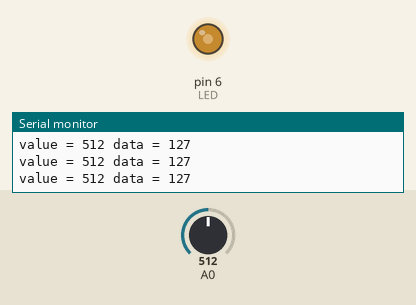
Simulated run of this sketch. Board: Arduino Uno, built with avr-gcc and run on an emulated ATmega328P. Shown: output pins drawn as LEDs (lit = HIGH), the last lines printed to the serial monitor. The test bench sets the inputs (shaded band); at power-on: A0 = 512.

Above: at 1.2 s.
1.3 s: A0 set to 716
At 2.5 s:
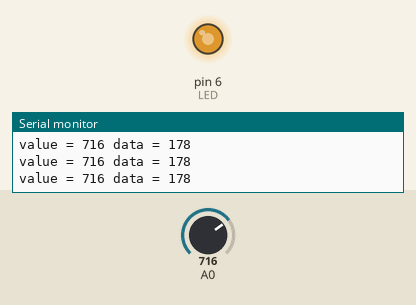
2.8 s: A0 set to 900
At 4.0 s:
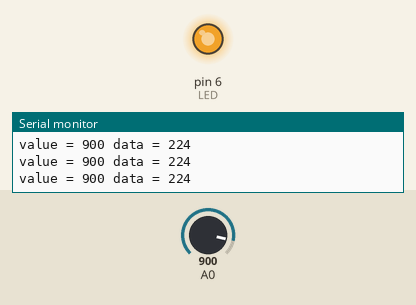
4.3 s: A0 set to 122
At 5.5 s:
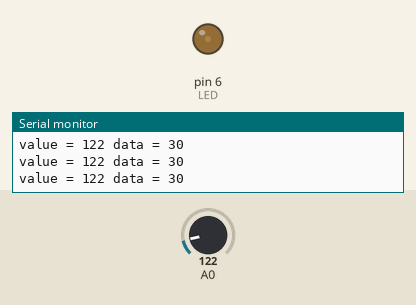
5.8 s: A0 set to 0
At 7.0 s:
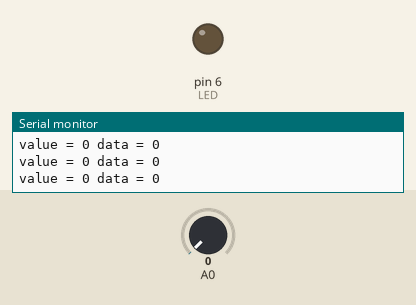
7.3 s: A0 set to 511
At 8.5 s:
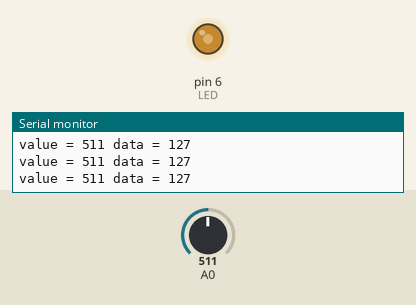
Timing chart, 0 to 9.8 s (numbered marks = the images above; inputs shaded):
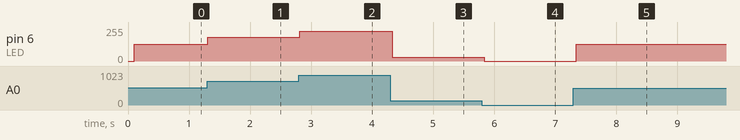

Measured:
- after the input at 1.3 s, pin 6 (LED): 127/255 → 178/255 at once
- after the input at 2.8 s, pin 6 (LED): 178/255 → 224/255 at once
- after the input at 4.3 s, pin 6 (LED): 224/255 → 30/255 at once
- after the input at 5.8 s, pin 6 (LED): 30/255 → 0/255 at once
- after the input at 7.3 s, pin 6 (LED): 0/255 → 127/255 at once

The sketch:

G04_P01_ANALOG_PINs_INTRO.ino
```cpp
/*
   Board: Arduino UNO

   Poject Description: Testing analog read and write function. Read value from
   analog 10 bit resolution and write it back to one of PWM pin #6 as an
   example.

   Note: PWM Pins for Uno 3, 5, 6, 9, 10, 11

   url: https://github.com/sfad/arduino_projects
*/

#define LED 6

void setup() {
    Serial.begin(9600);    // Initialize the terminal with 9600 baud rate
    pinMode(LED, OUTPUT);  // set PIN #9 as output
}

void loop() {
    delay(100);                  // wait 200ms
    int value = analogRead(A0);  // read analog from port A0 (10 bit)
    int data = map(value, 0, 1023, 0, 255);  // convert it to (8 bit)
    analogWrite(LED, data);                  // write it back to PWM pin #9
    // Write data to terimal
    Serial.print("value = ");
    Serial.print(value);
    Serial.print(" data = ");
    Serial.println(data);
}
```
